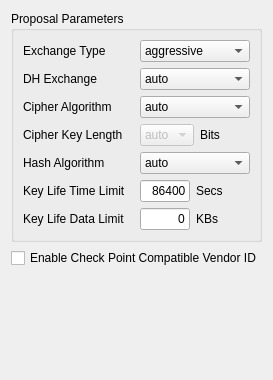
     <widget class="QWidget" name="tabPhase1" >
      <attribute name="title" >
       <string>Phase 1</string>
      </attribute>
      <layout class="QVBoxLayout" >
       <item>
        <widget class="QGroupBox" name="groupBoxP1Proposal" >
         <property name="title" >
          <string>Proposal Parameters</string>
         </property>
         <layout class="QVBoxLayout" >
          <item>
           <layout class="QHBoxLayout" >
            <item>
             <widget class="QLabel" name="textLabelP1Exchange" >
              <property name="sizePolicy" >
               <sizepolicy vsizetype="Preferred" hsizetype="Preferred" >
                <horstretch>0</horstretch>
                <verstretch>0</verstretch>
               </sizepolicy>
              </property>
              <property name="text" >
               <string>Exchange Type</string>
              </property>
              <property name="wordWrap" >
               <bool>false</bool>
              </property>
             </widget>
            </item>
            <item>
             <widget class="QComboBox" name="comboBoxP1Exchange" >
              <item>
               <property name="text" >
                <string>aggressive</string>
               </property>
              </item>
              <item>
               <property name="text" >
                <string>main</string>
               </property>
              </item>
             </widget>
            </item>
           </layout>
          </item>
          <item>
           <layout class="QHBoxLayout" >
            <item>
             <widget class="QLabel" name="textLabelP1DHGroup" >
              <property name="sizePolicy" >
               <sizepolicy vsizetype="Preferred" hsizetype="Preferred" >
                <horstretch>0</horstretch>
                <verstretch>0</verstretch>
               </sizepolicy>
              </property>
              <property name="text" >
               <string>DH Exchange</string>
              </property>
              <property name="wordWrap" >
               <bool>false</bool>
              </property>
             </widget>
            </item>
            <item>
             <widget class="QComboBox" name="comboBoxP1DHGroup" >
              <item>
               <property name="text" >
                <string>auto</string>
               </property>
              </item>
              <item>
               <property name="text" >
                <string>group 1</string>
               </property>
              </item>
              <item>
               <property name="text" >
                <string>group 2</string>
               </property>
              </item>
              <item>
               <property name="text" >
                <string>group 5</string>
               </property>
              </item>
              <item>
               <property name="text" >
                <string>group 14</string>
               </property>
              </item>
              <item>
               <property name="text" >
                <string>group 15</string>
               </property>
              </item>
              <item>
               <property name="text" >
                <string>group 16</string>
               </property>
              </item>
              <item>
               <property name="text" >
                <string>group 17</string>
               </property>
              </item>
              <item>
               <property name="text" >
                <string>group 18</string>
               </property>
              </item>
             </widget>
            </item>
           </layout>
          </item>
          <item>
           <layout class="QHBoxLayout" >
            <item>
             <widget class="QLabel" name="textLabelP1Cipher" >
              <property name="sizePolicy" >
               <sizepolicy vsizetype="Preferred" hsizetype="Preferred" >
                <horstretch>0</horstretch>
                <verstretch>0</verstretch>
               </sizepolicy>
              </property>
              <property name="text" >
               <string>Cipher Algorithm</string>
              </property>
              <property name="wordWrap" >
               <bool>false</bool>
              </property>
             </widget>
            </item>
            <item>
             <widget class="QComboBox" name="comboBoxP1Cipher" >
              <item>
               <property name="text" >
                <string>auto</string>
               </property>
              </item>
              <item>
               <property name="text" >
                <string>aes</string>
               </property>
              </item>
              <item>
               <property name="text" >
                <string>blowfish</string>
               </property>
              </item>
              <item>
               <property name="text" >
                <string>3des</string>
               </property>
              </item>
              <item>
               <property name="text" >
                <string>des</string>
               </property>
              </item>
              <item>
               <property name="text" >
                <string>cast</string>
               </property>
              </item>
             </widget>
            </item>
           </layout>
          </item>
          <item>
           <layout class="QHBoxLayout" >
            <item>
             <widget class="QLabel" name="textLabelP1Keylen" >
              <property name="sizePolicy" >
               <sizepolicy vsizetype="Preferred" hsizetype="Preferred" >
                <horstretch>0</horstretch>
                <verstretch>0</verstretch>
               </sizepolicy>
              </property>
              <property name="text" >
               <string>Cipher Key Length</string>
              </property>
              <property name="wordWrap" >
               <bool>false</bool>
              </property>
             </widget>
            </item>
            <item>
             <layout class="QHBoxLayout" >
              <item>
               <widget class="QComboBox" name="comboBoxP1Keylen" >
                <property name="enabled" >
                 <bool>false</bool>
                </property>
                <item>
                 <property name="text" >
                  <string>auto</string>
                 </property>
                </item>
                <item>
                 <property name="text" >
                  <string>128</string>
                 </property>
                </item>
                <item>
                 <property name="text" >
                  <string>136</string>
                 </property>
                </item>
                <item>
                 <property name="text" >
                  <string>144</string>
                 </property>
                </item>
                <item>
                 <property name="text" >
                  <string>152</string>
                 </property>
                </item>
                <item>
                 <property name="text" >
                  <string>160</string>
                 </property>
                </item>
                <item>
                 <property name="text" >
                  <string>168</string>
                 </property>
                </item>
                <item>
                 <property name="text" >
                  <string>176</string>
                 </property>
                </item>
                <item>
                 <property name="text" >
                  <string>184</string>
                 </property>
                </item>
                <item>
                 <property name="text" >
                  <string>192</string>
                 </property>
                </item>
                <item>
                 <property name="text" >
                  <string>200</string>
                 </property>
                </item>
                <item>
                 <property name="text" >
                  <string>208</string>
                 </property>
                </item>
                <item>
                 <property name="text" >
                  <string>216</string>
                 </property>
                </item>
                <item>
                 <property name="text" >
                  <string>224</string>
                 </property>
                </item>
                <item>
                 <property name="text" >
                  <string>232</string>
                 </property>
                </item>
                <item>
                 <property name="text" >
                  <string>240</string>
                 </property>
                </item>
                <item>
                 <property name="text" >
                  <string>248</string>
                 </property>
                </item>
                <item>
                 <property name="text" >
                  <string>256</string>
                 </property>
                </item>
               </widget>
              </item>
              <item>
               <widget class="QLabel" name="textLabelP1KeyBits" >
                <property name="text" >
                 <string>Bits</string>
                </property>
                <property name="wordWrap" >
                 <bool>false</bool>
                </property>
               </widget>
              </item>
             </layout>
            </item>
           </layout>
          </item>
          <item>
           <layout class="QHBoxLayout" >
            <item>
             <widget class="QLabel" name="textLabelP1Hash" >
              <property name="sizePolicy" >
               <sizepolicy vsizetype="Preferred" hsizetype="Preferred" >
                <horstretch>0</horstretch>
                <verstretch>0</verstretch>
               </sizepolicy>
              </property>
              <property name="text" >
               <string>Hash Algorithm</string>
              </property>
              <property name="wordWrap" >
               <bool>false</bool>
              </property>
             </widget>
            </item>
            <item>
             <widget class="QComboBox" name="comboBoxP1Hash" >
              <item>
               <property name="text" >
                <string>auto</string>
               </property>
              </item>
              <item>
               <property name="text" >
                <string>sha1</string>
               </property>
              </item>
              <item>
               <property name="text" >
                <string>md5</string>
               </property>
              </item>
              <item>
               <property name="text" >
                <string>sha2-256</string>
               </property>
              </item>
              <item>
               <property name="text" >
                <string>sha2-384</string>
               </property>
              </item>
              <item>
               <property name="text" >
                <string>sha2-512</string>
               </property>
              </item>
             </widget>
            </item>
           </layout>
          </item>
          <item>
           <layout class="QHBoxLayout" >
            <item>
             <widget class="QLabel" name="textLabelP1LifeTime" >
              <property name="sizePolicy" >
               <sizepolicy vsizetype="Preferred" hsizetype="Preferred" >
                <horstretch>0</horstretch>
                <verstretch>0</verstretch>
               </sizepolicy>
              </property>
              <property name="text" >
               <string>Key Life Time Limit</string>
              </property>
              <property name="wordWrap" >
               <bool>false</bool>
              </property>
             </widget>
            </item>
            <item>
             <layout class="QHBoxLayout" >
              <item>
               <widget class="QLineEdit" name="lineEditP1LifeTime" >
                <property name="sizePolicy" >
                 <sizepolicy vsizetype="Fixed" hsizetype="Minimum" >
                  <horstretch>0</horstretch>
                  <verstretch>0</verstretch>
                 </sizepolicy>
                </property>
                <property name="maximumSize" >
                 <size>
                  <width>50</width>
                  <height>16777215</height>
                 </size>
                </property>
                <property name="text" >
                 <string>86400</string>
                </property>
                <property name="alignment" >
                 <set>Qt::AlignRight</set>
                </property>
               </widget>
              </item>
              <item>
               <widget class="QLabel" name="textLabelLifeSecs" >
                <property name="sizePolicy" >
                 <sizepolicy vsizetype="Preferred" hsizetype="Preferred" >
                  <horstretch>0</horstretch>
                  <verstretch>0</verstretch>
                 </sizepolicy>
                </property>
                <property name="text" >
                 <string>Secs</string>
                </property>
                <property name="wordWrap" >
                 <bool>false</bool>
                </property>
               </widget>
              </item>
             </layout>
            </item>
           </layout>
          </item>
          <item>
           <layout class="QHBoxLayout" >
            <item>
             <widget class="QLabel" name="textLabelLifeData" >
              <property name="sizePolicy" >
               <sizepolicy vsizetype="Preferred" hsizetype="Preferred" >
                <horstretch>0</horstretch>
                <verstretch>0</verstretch>
               </sizepolicy>
              </property>
              <property name="text" >
               <string>Key Life Data Limit</string>
              </property>
              <property name="wordWrap" >
               <bool>false</bool>
              </property>
             </widget>
            </item>
            <item>
             <layout class="QHBoxLayout" >
              <item>
               <widget class="QLineEdit" name="lineEditP1LifeData" >
                <property name="sizePolicy" >
                 <sizepolicy vsizetype="Fixed" hsizetype="Minimum" >
                  <horstretch>0</horstretch>
                  <verstretch>0</verstretch>
                 </sizepolicy>
                </property>
                <property name="maximumSize" >
                 <size>
                  <width>50</width>
                  <height>16777215</height>
                 </size>
                </property>
                <property name="text" >
                 <string>0</string>
                </property>
                <property name="alignment" >
                 <set>Qt::AlignRight</set>
                </property>
               </widget>
              </item>
              <item>
               <widget class="QLabel" name="textLabelLifeKBs" >
                <property name="text" >
                 <string>KBs</string>
                </property>
                <property name="wordWrap" >
                 <bool>false</bool>
                </property>
               </widget>
              </item>
             </layout>
            </item>
           </layout>
          </item>
         </layout>
        </widget>
       </item>
       <item>
        <widget class="QCheckBox" name="checkBoxCheckpointID" >
         <property name="text" >
          <string>Enable Check Point Compatible Vendor ID</string>
         </property>
         <property name="checked" >
          <bool>false</bool>
         </property>
        </widget>
       </item>
       <item>
        <spacer>
         <property name="orientation" >
          <enum>Qt::Vertical</enum>
         </property>
         <property name="sizeHint" stdset="0" >
          <size>
           <width>21</width>
           <height>101</height>
          </size>
         </property>
        </spacer>
       </item>
      </layout>
     </widget>
